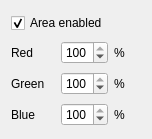
<?xml version="1.0" encoding="UTF-8"?>
<ui version="4.0">
 <class>GrabConfigWidget</class>
 <widget class="QWidget" name="GrabConfigWidget">
  <property name="geometry">
   <rect>
    <x>0</x>
    <y>0</y>
    <width>152</width>
    <height>139</height>
   </rect>
  </property>
  <property name="windowTitle">
   <string>GrabConfigWidget</string>
  </property>
  <layout class="QGridLayout" name="gridLayout">
   <item row="1" column="0">
    <widget class="QLabel" name="label_Red">
     <property name="text">
      <string>Red</string>
     </property>
    </widget>
   </item>
   <item row="2" column="0">
    <widget class="QLabel" name="label_Green">
     <property name="text">
      <string>Green</string>
     </property>
    </widget>
   </item>
   <item row="3" column="0">
    <widget class="QLabel" name="label_Blue">
     <property name="text">
      <string>Blue</string>
     </property>
    </widget>
   </item>
   <item row="0" column="0" colspan="2">
    <widget class="QCheckBox" name="checkBox_IsAreaEnabled">
     <property name="text">
      <string>Area enabled</string>
     </property>
     <property name="checked">
      <bool>true</bool>
     </property>
    </widget>
   </item>
   <item row="1" column="2">
    <widget class="QLabel" name="label_Percent_1">
     <property name="text">
      <string>%</string>
     </property>
    </widget>
   </item>
   <item row="2" column="2">
    <widget class="QLabel" name="label_Percent_2">
     <property name="text">
      <string>%</string>
     </property>
    </widget>
   </item>
   <item row="3" column="2">
    <widget class="QLabel" name="label_Percent_3">
     <property name="text">
      <string>%</string>
     </property>
    </widget>
   </item>
   <item row="1" column="1">
    <widget class="QSpinBox" name="spinBox_Red">
     <property name="maximum">
      <number>100</number>
     </property>
     <property name="value">
      <number>100</number>
     </property>
    </widget>
   </item>
   <item row="2" column="1">
    <widget class="QSpinBox" name="spinBox_Green">
     <property name="maximum">
      <number>100</number>
     </property>
     <property name="value">
      <number>100</number>
     </property>
    </widget>
   </item>
   <item row="3" column="1">
    <widget class="QSpinBox" name="spinBox_Blue">
     <property name="maximum">
      <number>100</number>
     </property>
     <property name="value">
      <number>100</number>
     </property>
    </widget>
   </item>
  </layout>
 </widget>
 <layoutdefault spacing="6" margin="11"/>
 <tabstops>
  <tabstop>spinBox_Red</tabstop>
  <tabstop>spinBox_Green</tabstop>
  <tabstop>spinBox_Blue</tabstop>
  <tabstop>checkBox_IsAreaEnabled</tabstop>
 </tabstops>
 <resources/>
 <connections/>
</ui>
